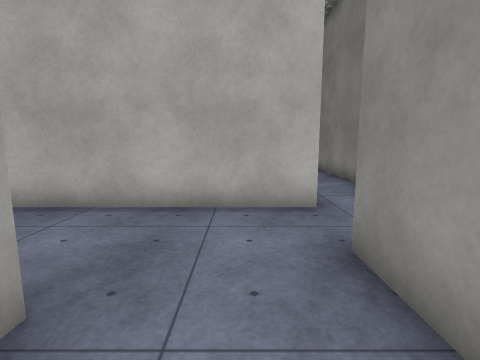
View 1 (above)

14 first-person views from a walk through a Unity game level. The camera is 1.3 m above the floor, tilts 8° down and sees 85° across. The floor is counted in squares, 1 m on a side. Each view is taken from the middle of a square. On the plan, view 1 faces up. The plan holds only what a view shows up to about 13 squares ahead; the rest is blank. The place goes on beyond the plan. Surface patterns are stand-ins for the level's own textures.

View 2
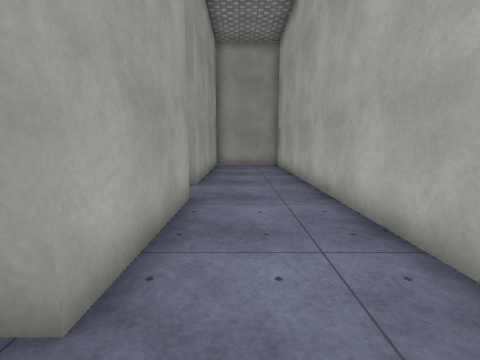

View 3
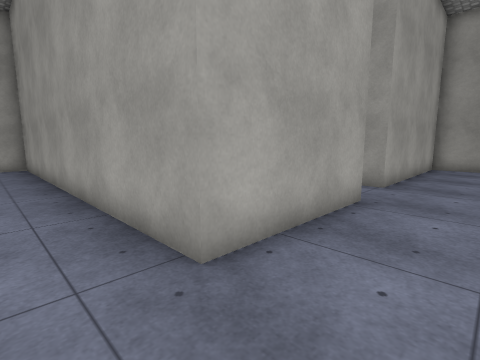

View 4
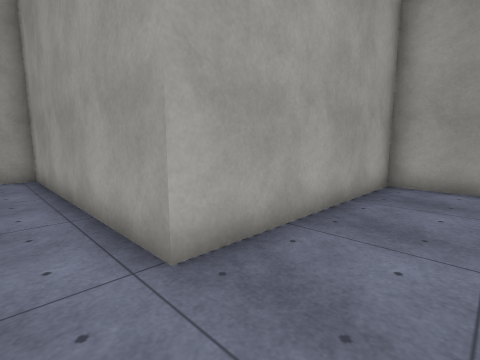

View 5
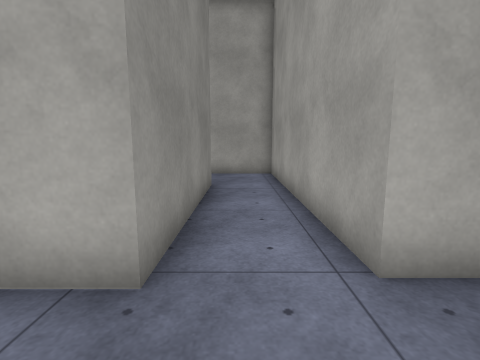

View 6
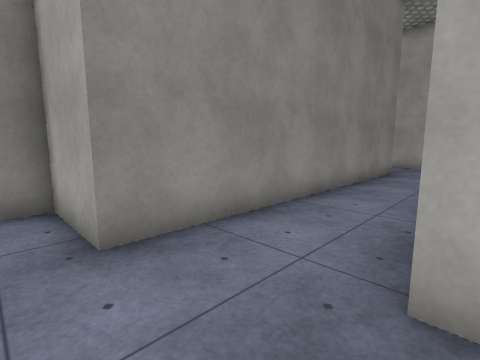

View 7
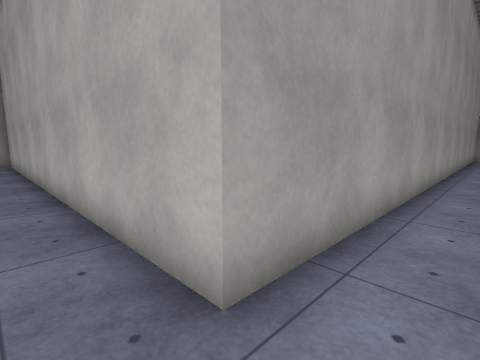

View 8
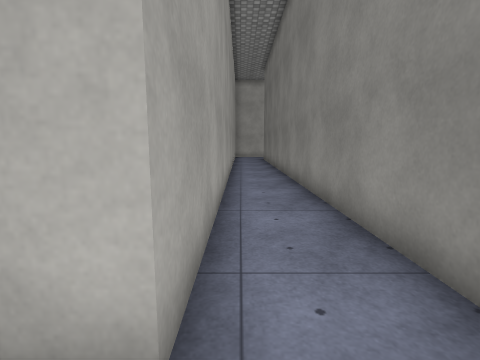

View 9
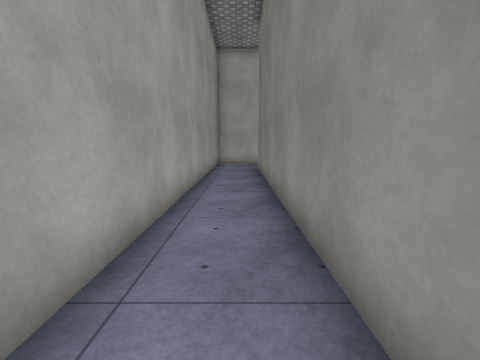

View 10
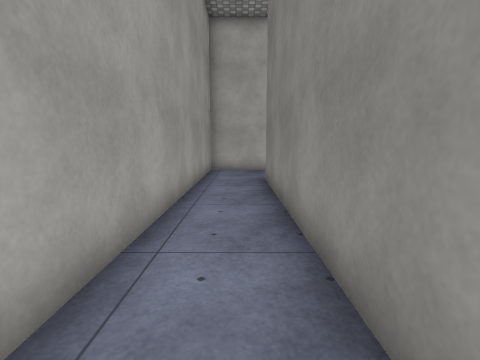

View 11
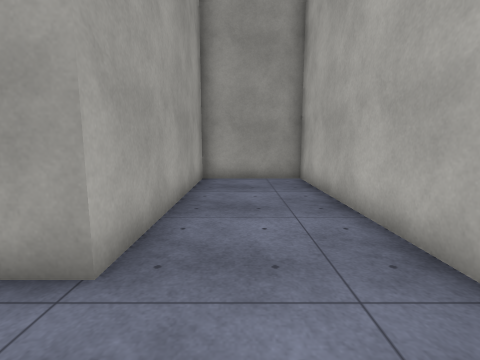

View 12
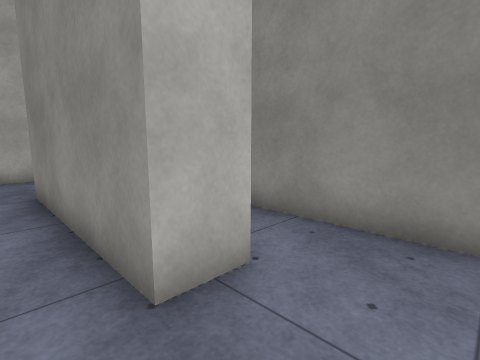

View 13
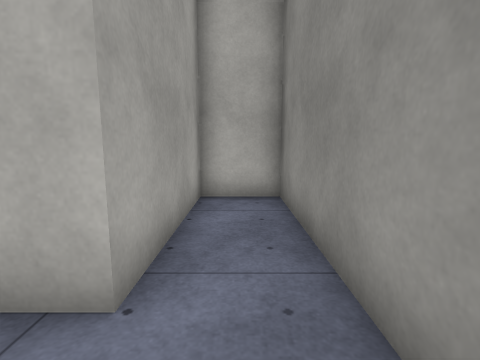

View 14
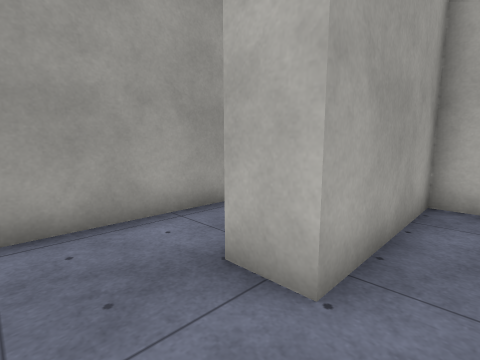

### Floor plan
Ten units are one square. View 1 is at (0, 0); x grows to the right and y downward. Boxes are objects, and circles mark ways between rooms. Rooms are numbered by the first view taken in them; rooms with no view inside come last. Other rooms are left out.
<svg viewBox="-162 -250 206 320">
<path fill="none" stroke="#000" d="M-50 41 -61 41 -61 -18 -16 -18 -16 65M6 -52 -157 -52 -157 -16 -84 -16 -84 65M14 65 14 -31M39 -59 39 -245M16 -245 16 -52 6 -52M14 -31 39 -31 39 -39M-30 60 -30 -3 -50 -3 -50 41"/>
<circle cx="10" cy="-40" r="3" fill="#2a7"/>
<circle cx="-55" cy="55" r="3" fill="#2a7"/>
<text x="-70" y="-10">1</text>
<text x="20" y="-140">2</text>
<text x="-40" y="30">3</text>
</svg>
Room 1 opens to room 2. Room 1 opens to room 3.

Where each view was taken, in squares from view 1:
view 1: 0 up, 0 right, facing up
view 2: 3 up, 0 right, facing left
view 3: 4 up, 0 right, facing down-left
view 4: 4 up, 7 left, facing down-left
view 5: 4 up, 7 left, facing down
view 6: 4 up, 2 left, facing down-right
view 7: 4 up, 3 right, facing up-left
view 8: 4 up, 2 right, facing up
view 9: 12 up, 3 right, facing up
view 10: 16 up, 3 right, facing up
view 11: 3 up, 6 left, facing left
view 12: 6 down, 7 left, facing up-right
view 13: 6 down, 4 left, facing up
view 14: 6 down, 4 left, facing up-left
